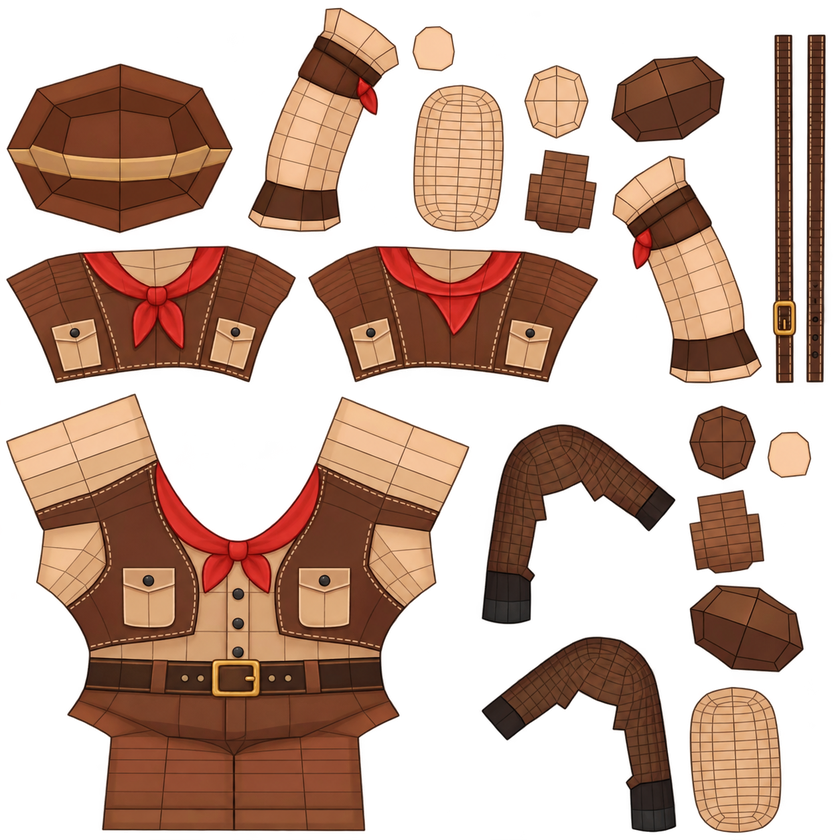
#> input picture ArtSource/Costumes/Cowboy-reference.png, 840 x 840 px, shrunk from 1254 x 1254 before the run, found by its file name
$ python -i prepare_textures.py   (imports and definitions only)
#> lines starting #> are read from the running program, lines starting #| are printed output that depends on the picture; after the words box and inside, x2 and y2 are one past the last pixel; in counts of white or black regions, pixels touching at a corner belong together
from pathlib import Path
import numpy as np,json
from PIL import Image,ImageFilter,ImageDraw
ROOT=Path.cwd();out=ROOT/'Assets/_Project/Player/Assets/Appearance/Costumes';work=ROOT/'Temp/Costumes'
# [2 lines not run here, left out]

def fill(rgb,mask,iterations=100):
 a=rgb.astype(np.float32).copy();known=~mask
 # Grow neighboring artwork into guide marks, then smooth only the repaired pixels.
 for _ in range(25):
  pad=np.pad(a,((1,1),(1,1),(0,0)),mode='edge');k=np.pad(known,1,mode='edge')
  total=np.zeros_like(a);count=np.zeros(mask.shape,np.float32)
  for dy,dx in [(0,1),(2,1),(1,0),(1,2)]:
   valid=k[dy:dy+mask.shape[0],dx:dx+mask.shape[1]];total+=pad[dy:dy+mask.shape[0],dx:dx+mask.shape[1]]*valid[:,:,None];count+=valid
  take=~known & (count>0)
  if not take.any():break
  a[take]=total[take]/count[take,None];known[take]=True
 for _ in range(iterations):
  pad=np.pad(a,((1,1),(1,1),(0,0)),mode='edge');avg=(pad[:-2,1:-1]+pad[2:,1:-1]+pad[1:-1,:-2]+pad[1:-1,2:])*.25
  a[mask]=avg[mask]
 return np.clip(a,0,255).astype('uint8')

def clean(name):
 im=Image.open(ROOT/'ArtSource/Costumes'/f'{name}-reference.png').convert('RGBA');a=np.array(im);rgb=a[:,:,:3];alpha=a[:,:,3];n=im.width
 # Detect narrow dark UV strokes against surrounding colored artwork; leave broad shadows intact.
 lum=np.array(Image.fromarray(rgb).convert('L'));closed=np.array(Image.fromarray(lum).filter(ImageFilter.MaxFilter(9)).filter(ImageFilter.MinFilter(9)))
 interior=np.array(Image.fromarray(alpha).filter(ImageFilter.MinFilter(7)))>220
 mask=(closed.astype(int)-lum.astype(int)>15)&(lum<closed*.86)&interior
 mask=np.array(Image.fromarray(mask.astype('uint8')*255).filter(ImageFilter.MaxFilter(3)))>0
 mask&=interior
 repaired=fill(rgb,mask)
 # The atlas is opaque on clothing. Extend neighboring colors into the external UV edges for mip padding.
 coverage=Image.new('L',im.size);draw=ImageDraw.Draw(coverage)
 for part in ['UpperBody','LowerBody','Shoes']:
  for uvs in data[part]['uvs']:draw.polygon([(u*(n-1),(1-v)*(n-1)) for u,v in uvs],fill=255)
 core=np.array(coverage)>0
 red=(rgb[:,:,0]>rgb[:,:,1].astype(float)*1.7)&(rgb[:,:,0]>rgb[:,:,2].astype(float)*1.5)&(rgb[:,:,1]<110)
 # Remove red editing marks outside the actual clothing islands, not the cowboy neckerchief.
 outside=np.array(coverage.filter(ImageFilter.MaxFilter(9)))==0
 alpha[outside & red]=0
 edge=core & ((alpha<230)|((lum<60)&~interior))
 repaired=fill(repaired,edge,60)
 result=np.dstack((repaired,alpha));Image.fromarray(result).save(out/f'{name}.png')
 Image.fromarray(mask.astype('uint8')*255).save(work/f'{name}-repair-mask.png')
 print(name,'guide pixels repaired',int(mask.sum()),'edge pixels',int(edge.sum()))
 return result

# [1 line that did not run here, left out]
#> call 2 of clean, with name = 'Cowboy'
#> in clean, im is the input picture: PIL image 840x840 RGBA; mean R, G, B, A 75.9, 47.7, 33.1, 124.6
#> in clean (call 2), `closed = np.array(Image.fromarray(lum).filter(ImageFilter.MaxFilter(9)`:
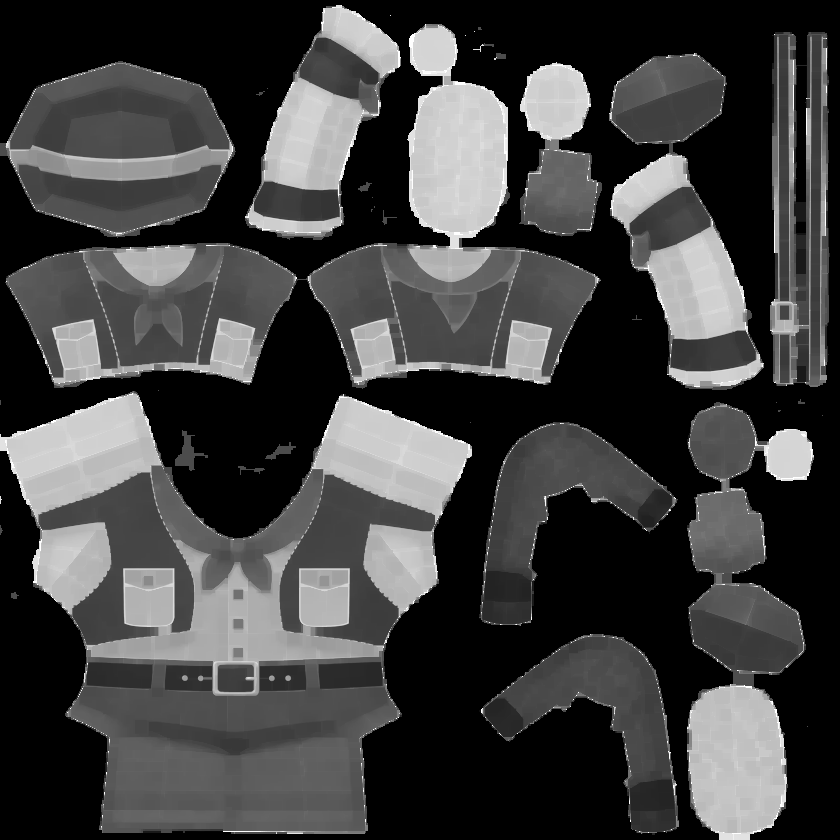
#> closed: shape (840, 840); min 0, max 255, mean 64.4
#> in clean (call 2), `interior=np.array(Image.fromarray(alpha).filter(ImageFilter.MinFilter(..`:
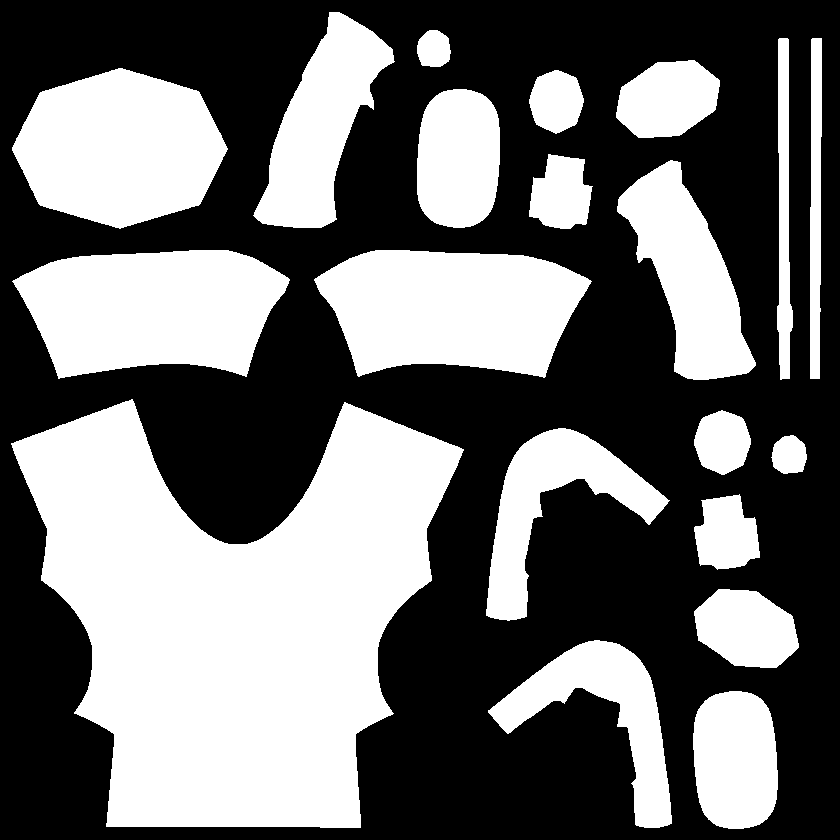
#> interior: shape (840, 840) bool; 43.2% white; 20 white regions, largest, box (x1, y1, x2, y2) and area: (11, 399, 464, 828) 118686, (12, 250, 290, 379) 26784, (314, 250, 592, 378) 26621
#> in clean (call 2), `mask=(closed.astype(int)-lum.astype(int)>15)&(lum<closed*.86)&interior`: mask: shape (840, 840) bool; 7.1% white in thin lines or dots
#> in clean (call 2), `mask=np.array(Image.fromarray(mask.astype('uint8')*255).filter(ImageFi..`: mask: shape (840, 840) bool; 16.1% white; 87 white regions (27 under 20 px), largest, box (x1, y1, x2, y2) and area: (17, 416, 458, 828) 34293, (13, 249, 290, 379) 11432, (314, 249, 591, 379) 10711
#> in clean (call 2), `mask&=interior`:
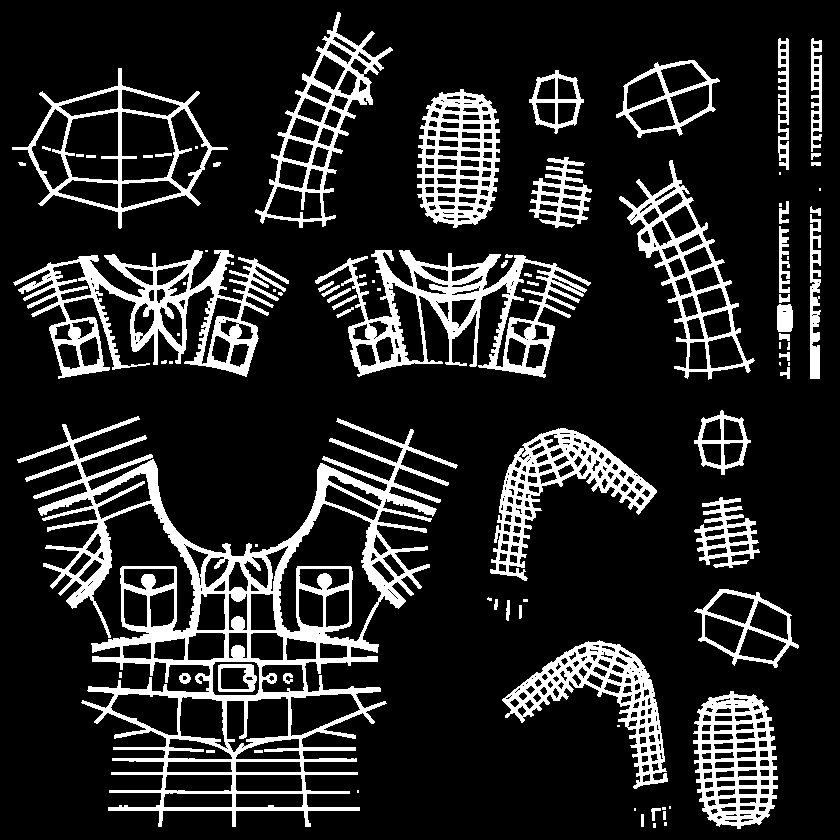
#> mask: shape (840, 840) bool; 15.6% white; 87 white regions (29 under 20 px), largest, box (x1, y1, x2, y2) and area: (17, 416, 458, 827) 34019, (13, 250, 289, 379) 11127, (315, 250, 591, 378) 10416
#> the loop in fill, `for _ in range(25):` made 10 passes
#> pass 1, in fill, `k = np.pad(known, 1, mode='edge')`:
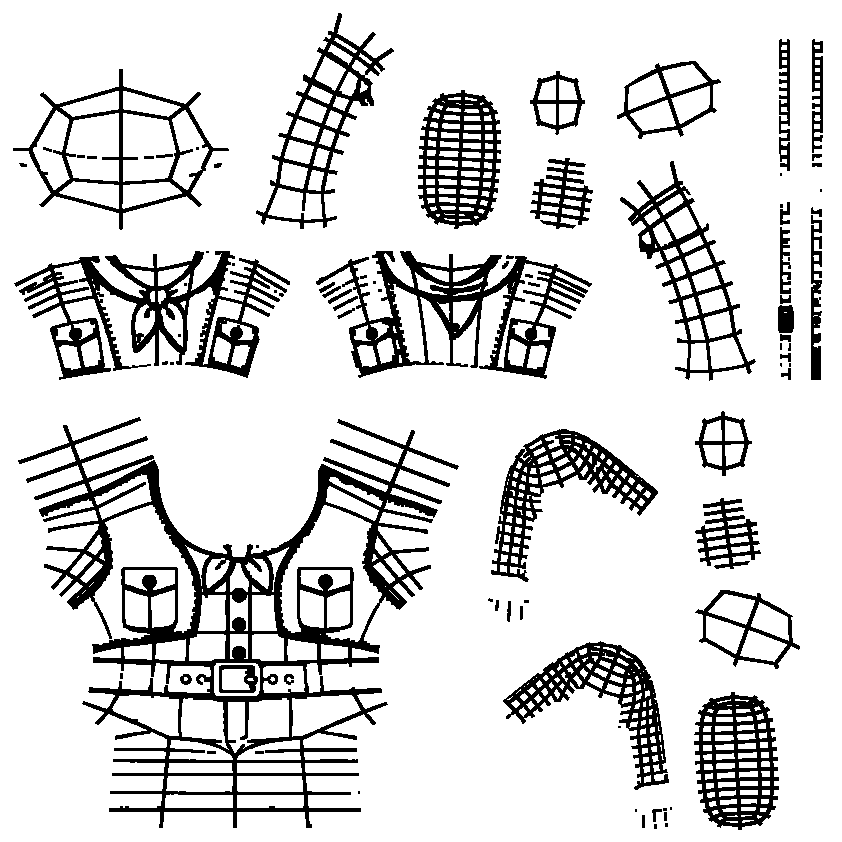
#> k: shape (842, 842) bool; 84.4% white; 87 black regions (29 under 20 px), largest, box (x1, y1, x2, y2) and area: (18, 417, 459, 828) 34019, (14, 251, 290, 380) 11127, (316, 251, 592, 379) 10416
#> after the loop in fill, `for _ in range(25):`:
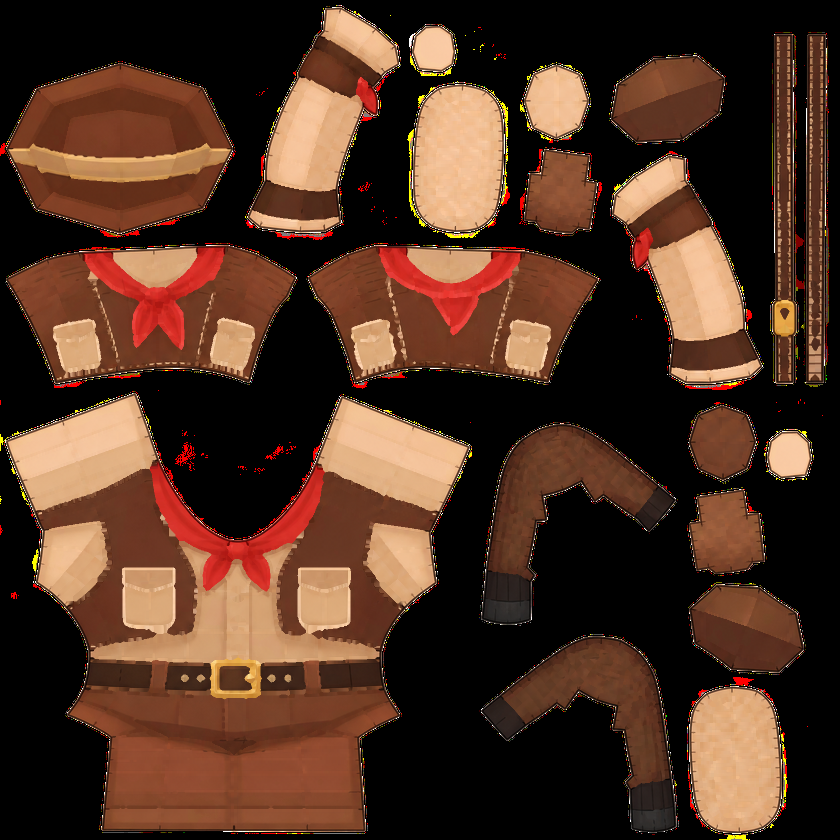
#> a: shape (840, 840, 3) float32; mean R, G, B 80.2, 50.9, 35.4
#> after the loop in fill, `for _ in range(25):`: count: shape (840, 840) float32; every value is 4
#> after the loop in fill, `for _ in range(25):`: known: shape (840, 840) bool; every value is 1
#> after the loop in fill, `for _ in range(iterations):`:
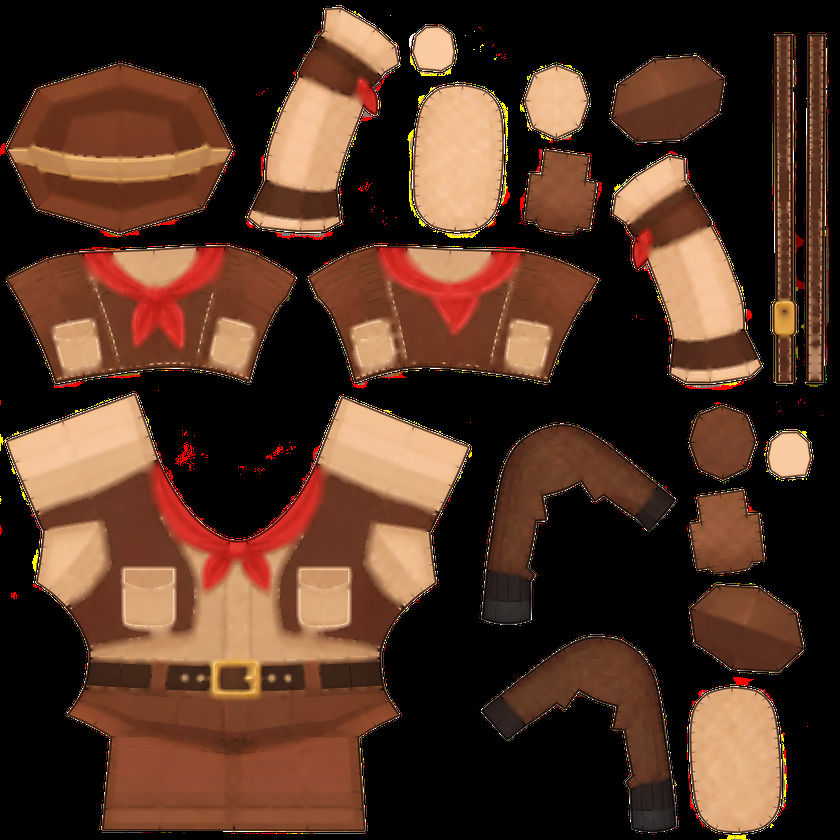
#> a: shape (840, 840, 3) float32; 15.63% of pixels changed, all inside (x1, y1, x2, y2) = (12, 12, 822, 829)
#> in clean (call 2), `coverage = Image.new('L', im.size)`: coverage: PIL image 840x840 L; every value is 0
# Reproject the supplied vest/scarf/belt artwork onto the actual torso UVs.
# The two trapezoids painted as vests in the reference are leg islands in the model.
# [1 line that did not run here, left out]
def sample(u,v):
 x=np.clip(u*(n-1),0,n-1);y=np.clip(v*(n-1),0,n-1);x0=x.astype(int);y0=y.astype(int);x1=np.minimum(x0+1,n-1);y1=np.minimum(y0+1,n-1);fx=(x-x0)[:,None];fy=(y-y0)[:,None]
 return source[y0,x0,:3]*(1-fx)*(1-fy)+source[y0,x1,:3]*fx*(1-fy)+source[y1,x0,:3]*(1-fx)*fy+source[y1,x1,:3]*fx*fy
# [30 lines not run here, left out]

#> (the run stopped early here; a loop or call above may not have finished)
